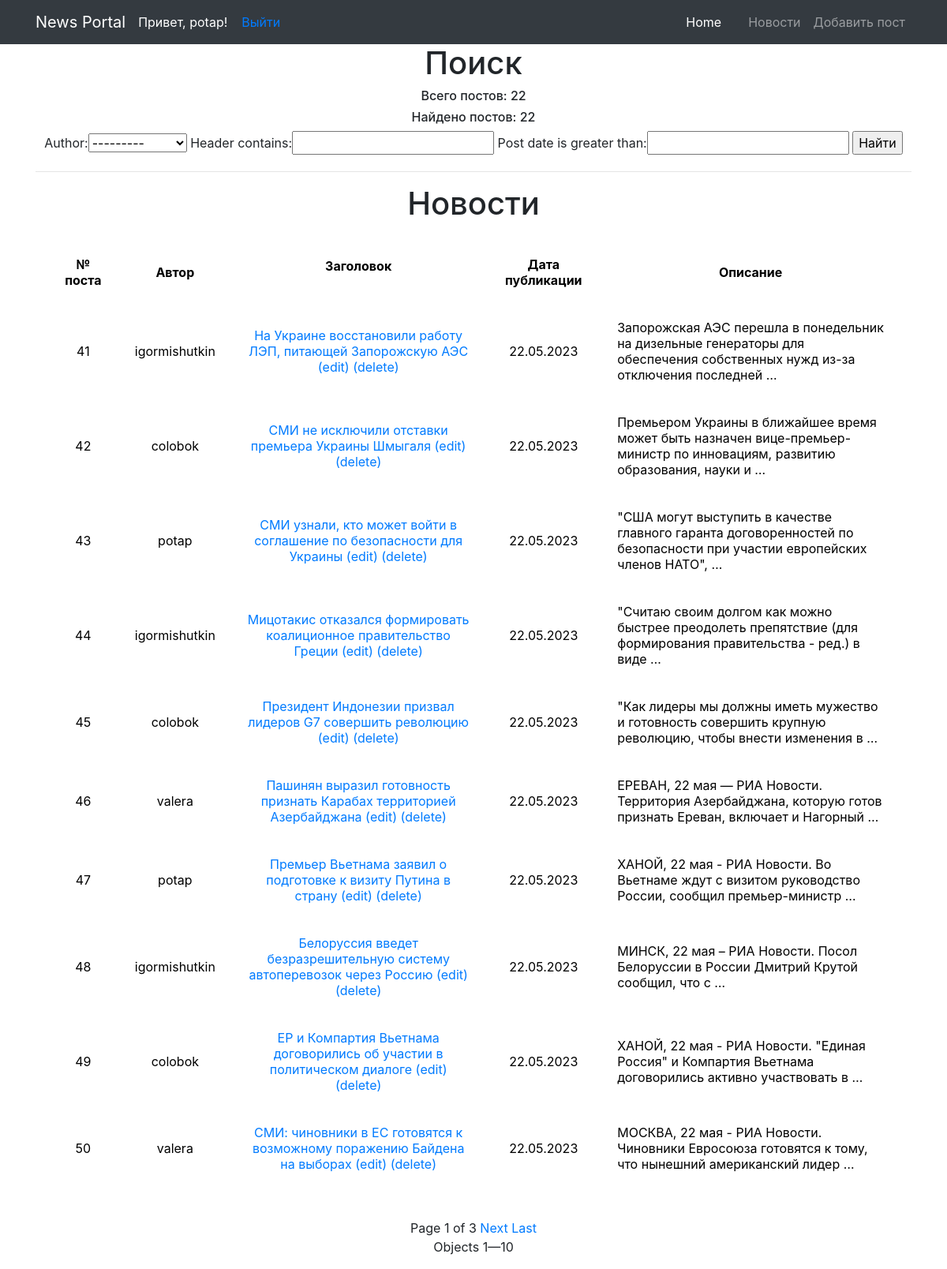
Screenshot of /news/ (signed in) with the database file from the repository.
### MyApp/models.py (models this page shows, shortened)
class Post(models.Model):
    author = models.ForeignKey(User, on_delete=models.CASCADE)
    header = models.CharField(max_length=100, blank=False)
    body = models.CharField(max_length=8000, blank=True)
    post_date = models.DateField(default=timezone.now)

### MyApp/views.py (the view)
# urls.py: path('', PostListView.as_view(), name='post_list'),
class PostListView(FilteredPostListView):
    filterset_class = PostFilterSet
    paginate_by = 10

### MyApp/templatetags/custom_template_funcs.py (called while the page is built)
@register.filter(name='censor')
def censor(value, arg):
    for i in value.split():
        if i.lower() in black_list:
            value = value.replace(i, arg)
    return value

### MyApp/templatetags/my_tags.py (called while the page is built)
@register.simple_tag(takes_context=True)
def param_replace(context, **kwargs):
    d = context['request'].GET.copy()
    for k, v in kwargs.items():
        d[k] = v
    for k in [k for k, v in d.items() if not v]:
        del d[k]
    return d.urlencode()

### MyApp/views.py (called while the page is built)
    def get_context_data(self, **kwargs):
        context = super().get_context_data(**kwargs)
        context['post_search'] = self.filterset  # объявляем для шаблона способ обращения к отфильтрованному queryset
        context['all_news_count'] = Post.objects.all().count()
        context['posts_found'] = self.get_queryset().count()
        return context

    def get_queryset(self):
        queryset = super().get_queryset().order_by('post_date', 'id')
        self.filterset = self.filterset_class(self.request.GET, queryset=queryset)
        return self.filterset.qs.all()

### templates/MyApp/post_list.html (shortened to what this page needs)
{% extends 'flatpages/default.html' %}
{% load custom_template_funcs %}
{% block content %}
<h1>Поиск</h1>
<h6>Всего постов: {{ all_news_count }}</h6>
<h6>Найдено постов: {{ posts_found }}</h6>
<form method="GET">
    {{ post_search.form }}
    <input type="submit" value="Найти">
</form>
<hr>
{% load my_tags %}
{% if object_list %}
<h1>Новости</h1>
    <table>
        <tr>
            <td valign="top" align="center"><b>№ поста</b></td>
            <td align="center"><b>Автор</b></td>
            <td align="center"><b>Заголовок<p></b></td>
            <td align="center"><b>Дата публикации</b></td>
            <td align="center"><b>Описание </b></td>
        </tr>
        {% for post in object_list %}
        <tr>
            <td align="center">{{ post.id }}</td>
            <td align="center">{{ post.author }}</td>
            <td align="center">
                <a href="{% url 'post_details' post.id %}">
                    {{ post.header|default:"Без заголовка"|censor:'***' }}
                </a>
                {% if user.is_authenticated %}
                  <a href="{% url 'edit_post_form' post.pk %}"> (edit)</a>
                  <a href="{% url 'delete_post_form' post.pk %}"> (delete)</a>
                {% endif %}
            </td>
            <td align="center">{{ post.post_date|default:"Без даты"|date:'d.m.Y' }}</td>
            <td>
                {{ post.body|censor:'***'|truncatewords:15 }}
            </td>
        {% endfor %}
        </tr>
    </table>
{% else %}
<h2>
    Новостей нет!
</h2>
{% endif %}
<br>
{% if is_paginated %}
  Page {{ page_obj.number }} of {{ paginator.num_pages }}
  {% if page_obj.has_next %}
    {% if page_obj.next_page_number != paginator.num_pages %}
      <a href="?{% param_replace page=page_obj.next_page_number %}">Next</a>
    {% endif %}
    <a href="?{% param_replace page=paginator.num_pages %}">Last</a>
  {% endif %}
  <p>Objects {{ page_obj.start_index }}—{{ page_obj.end_index }}</p>
{% endif %}
{% endblock content %}

### templates/flatpages/default.html (shortened to what this page needs)
{% load static %}
<!DOCTYPE html>
<html lang="en">
<head>
  <link href="{% static 'vendor/bootstrap/css/bootstrap.min.css' %}" rel="stylesheet">
</head>
<body>
  <nav class="navbar navbar-expand-lg navbar-dark bg-dark static-top">
    <div class="container">
      <a class="navbar-brand" href="#">News Portal</a>
      {% if user.is_authenticated %}
        <span class="nav-item active">
          <font color=white>
            Привет, {{ user.username }}! &nbsp &nbsp
          </font>
        </span>
        <a class="nav-item active" href="{% url 'logout' %}">Выйти</a>
      {% else %}
        <a href="{% url 'login' %}">&nbsp &nbsp Войти &nbsp &nbsp &nbsp &nbsp</a>
        <a href="{% url 'signup' %}">Зарегистрироваться</a>
      {% endif %}
      <div class="collapse navbar-collapse" id="navbarResponsive">
        <ul class="navbar-nav ml-auto">
          <li class="nav-item active">
            <a class="nav-link" href="#">Home &nbsp &nbsp
            </a>
          </li>
          <li class="nav-item">
            <a class="nav-link" href="/news/">Новости</a>
          </li>
          {% if user.is_authenticated %}
          <li class="nav-item">
            <a class="nav-link" href="/news/create/">Добавить пост</a>
          </li>
          {% endif %}
        </ul>
      </div>
    </div>
  </nav>
  <div class="container">
    <div class="row">
      <div class="col-lg-12 text-center">
       {% block content %}{% endblock content %}
      </div>
    </div>
  </div>
</body>
</html>

### templates/MyApp/post_list.html (style rules this page uses)
TABLE { background: rgb(255, 255, 255); border: 5px double #ffffff; color: black; width: 100%; border: 1px solid rgb(255, 255, 255); border-spacing: 7px 5px; padding: 10px; }
TD, TH { border: 30px solid rgba(255, 255, 255, 0.1); padding: 5px; }
h2, h1 { text-align: center; }

### rows the page displays
Post: id "41", author "igormishutkin", header|censor "На Украине восстановили работу ЛЭП, питающей Запорожскую АЭС", post_date "22.05.2023", body|censor "Запорожская АЭС перешла в понедельник на дизельные генераторы для обеспечения собственных нужд из-за отключения последней …"
Post: id "42", author "colobok", header|censor "СМИ не исключили отставки премьера Украины Шмыгаля", post_date "22.05.2023", body|censor "Премьером Украины в ближайшее время может быть назначен вице-премьер-министр по инновациям, развитию образования, науки и …"
Post: id "43", author "potap", header|censor "СМИ узнали, кто может войти в соглашение по безопасности для Украины", post_date "22.05.2023", body|censor "\"США могут выступить в качестве главного гаранта договоренностей по безопасности при участии европейских членов НАТО\", …"
Post: id "44", author "igormishutkin", header|censor "Мицотакис отказался формировать коалиционное правительство Греции", post_date "22.05.2023", body|censor "\"Считаю своим долгом как можно быстрее преодолеть препятствие (для формирования правительства - ред.) в виде …"
Post: id "45", author "colobok", header|censor "Президент Индонезии призвал лидеров G7 совершить революцию", post_date "22.05.2023", body|censor "\"Как лидеры мы должны иметь мужество и готовность совершить крупную революцию, чтобы внести изменения в …"
Post: id "46", author "valera", header|censor "Пашинян выразил готовность признать Карабах территорией Азербайджана", post_date "22.05.2023", body|censor "ЕРЕВАН, 22 мая — РИА Новости. Территория Азербайджана, которую готов признать Ереван, включает и Нагорный …"
Post: id "47", author "potap", header|censor "Премьер Вьетнама заявил о подготовке к визиту Путина в страну", post_date "22.05.2023", body|censor "ХАНОЙ, 22 мая - РИА Новости. Во Вьетнаме ждут с визитом руководство России, сообщил премьер-министр …"
Post: id "48", author "igormishutkin", header|censor "Белоруссия введет безразрешительную систему автоперевозок через Россию", post_date "22.05.2023", body|censor "МИНСК, 22 мая – РИА Новости. Посол Белоруссии в России Дмитрий Крутой сообщил, что с …"
Post: id "49", author "colobok", header|censor "ЕР и Компартия Вьетнама договорились об участии в политическом диалоге", post_date "22.05.2023", body|censor "ХАНОЙ, 22 мая - РИА Новости. \"Единая Россия\" и Компартия Вьетнама договорились активно участвовать в …"
Post: id "50", author "valera", header|censor "СМИ: чиновники в ЕС готовятся к возможному поражению Байдена на выборах", post_date "22.05.2023", body|censor "МОСКВА, 22 мая - РИА Новости. Чиновники Евросоюза готовятся к тому, что нынешний американский лидер …"

### other values shown
{{ user.username }} "potap"
{{ all_news_count }} "22"
{{ posts_found }} "22"
{{ page_obj.number }} "1"
{{ paginator.num_pages }} "3"
{{ page_obj.start_index }} "1"
{{ page_obj.end_index }} "10"
